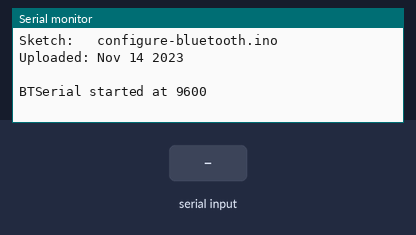
Simulated run of this sketch. Board: Arduino Uno, built with avr-gcc and run on an emulated ATmega328P. Parts: the last lines printed to the serial monitor. The inputs (shaded band) are chosen by the test bench.

Above: at 1.2 s.
1.3 s: "1\n" received over Serial
At 2.0 s:
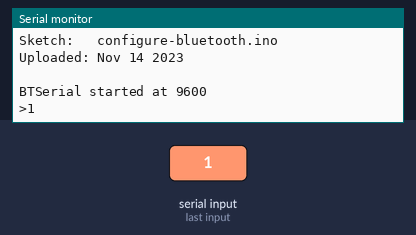
2.8 s: "1\n" received over the second serial link
At 4.0 s:
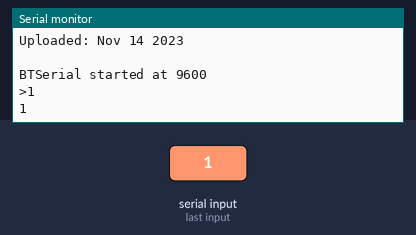
4.3 s: byte 10 (10) received over Serial
At 5.4 s:
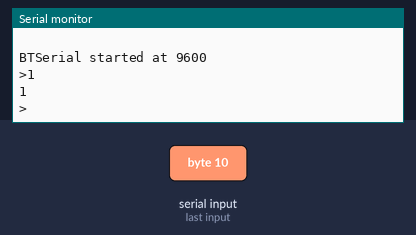
5.8 s: "0\n" received over Serial
At 6.6 s:
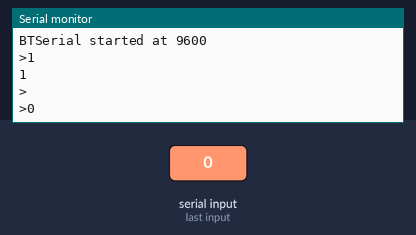
7.3 s: "0\n" received over the second serial link
At 8.8 s:
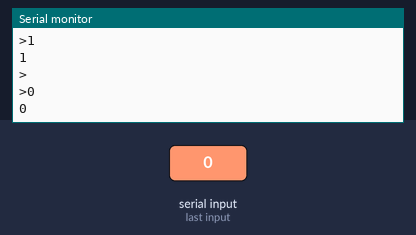

Measured:
- after the input at 1.3 s, the serial monitor: prints a new line at once (image 1)
- after the input at 2.8 s, the serial monitor: prints a new line at once (image 2)
- after the input at 4.3 s, the serial monitor: prints a new line at once (image 3)
- after the input at 5.8 s, the serial monitor: prints a new line at once (image 4)
- after the input at 7.3 s, the serial monitor: prints a new line at once (image 5)

The sketch:

configure-bluetooth.ino
```cpp
#include <AltSoftSerial.h>
#include <SoftwareSerial.h>
SoftwareSerial BTSerial(5, 6);

char c = ' ';
boolean NL = true;

void setup()
{
  Serial.begin(9600);
  Serial.print("Sketch:   ");   Serial.println(__FILE__);
  Serial.print("Uploaded: ");   Serial.println(__DATE__);
  Serial.println(" ");

  BTSerial.begin(9600);
  Serial.println("BTSerial started at 9600");
}

void loop() {
  if( BTSerial.available() ) {
    c = BTSerial.read();
    Serial.write(c);
  }

  if( Serial.available() ) {
    c = Serial.read();

    if( c != 10 & c != 13 ) {
      BTSerial.write(c);
    }

    if (NL) { Serial.print("\r\n>");  NL = false; }
    Serial.write(c);
    if (c==10) { NL = true; }
  }
}
```
